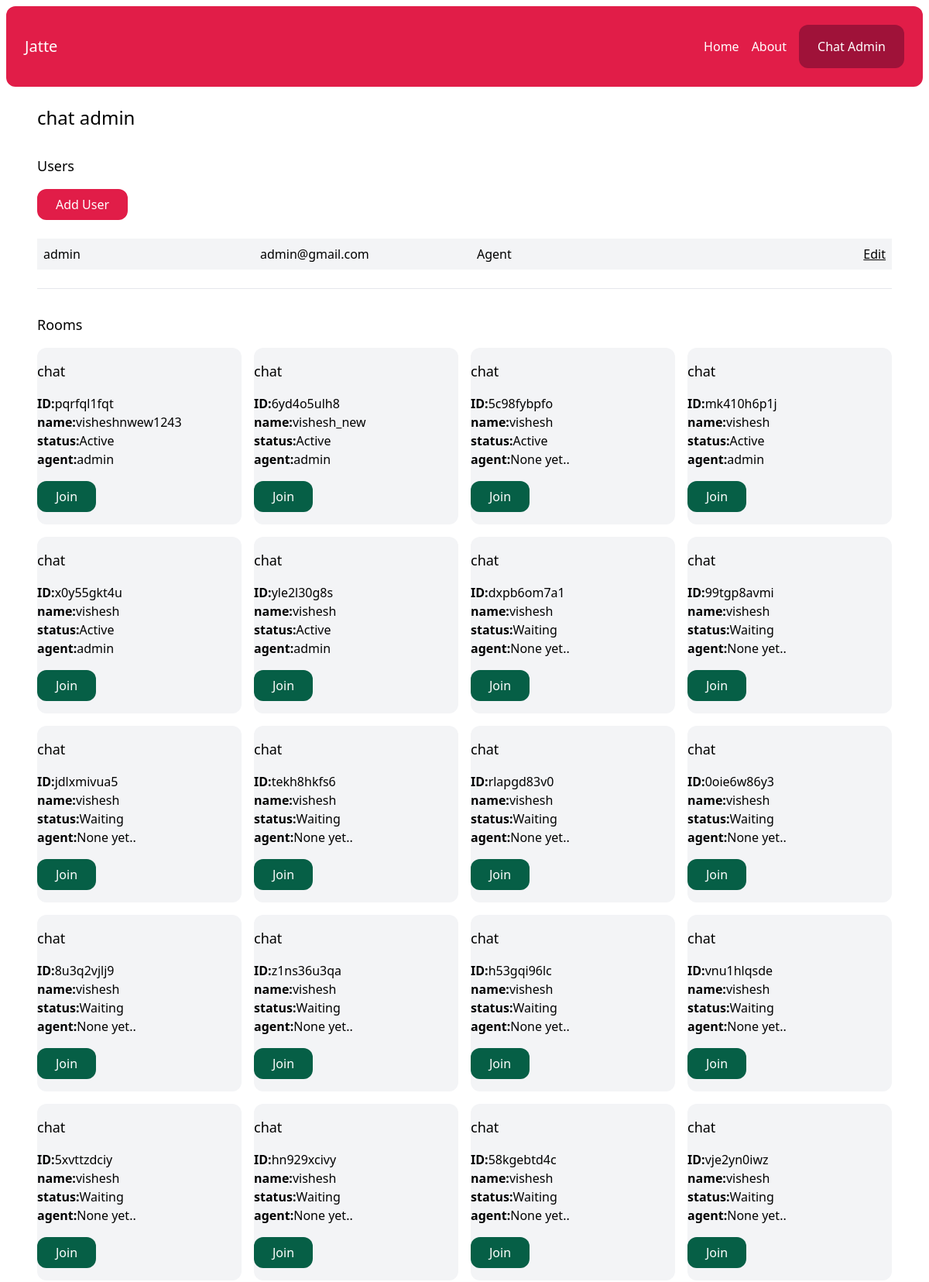
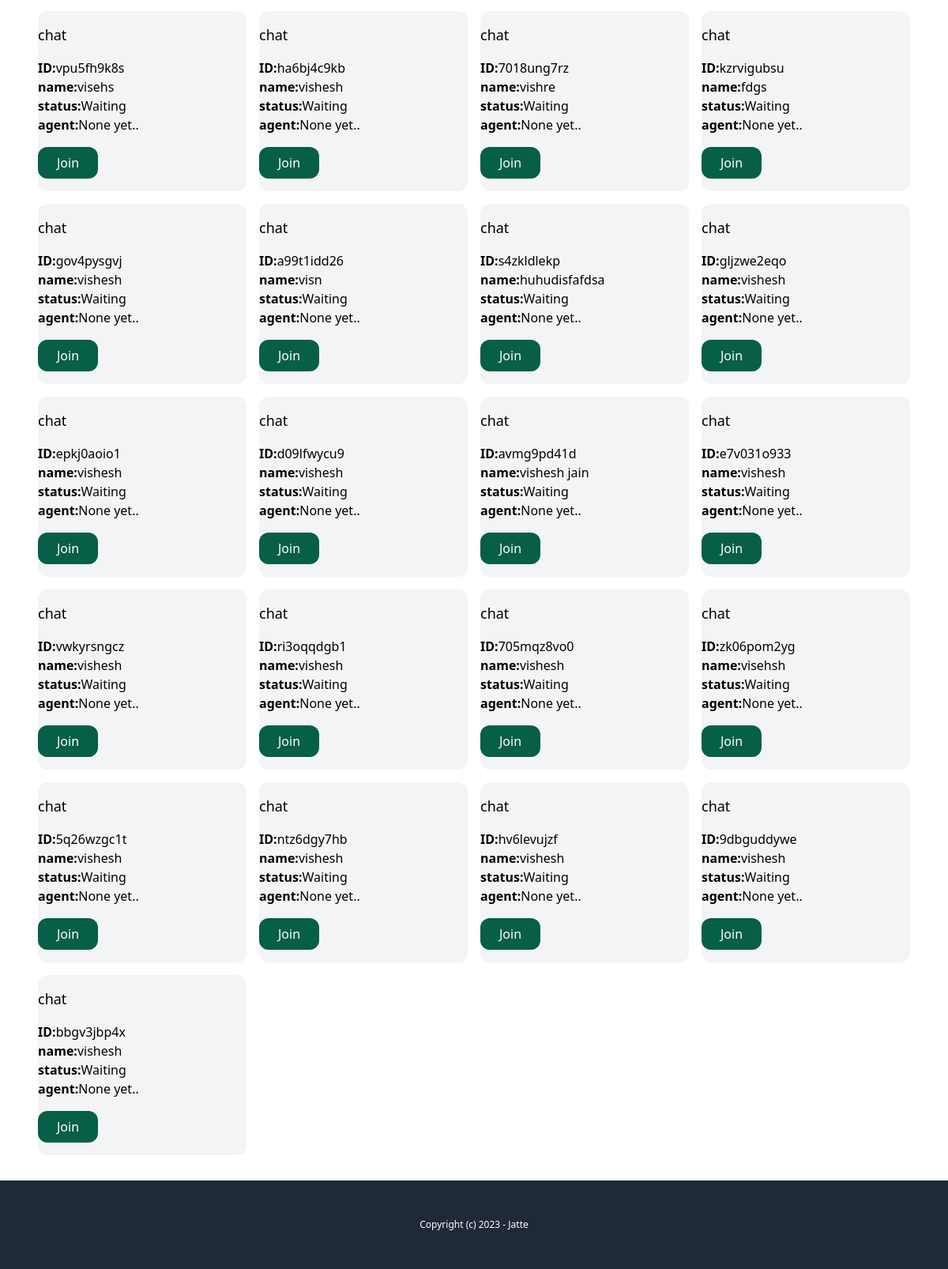
Page /chat-admin/ (signed in) on the committed database (2 pictures, top to bottom).
### account/models.py (models this page shows)
class User(AbstractBaseUser, PermissionsMixin):
    AGENT = 'agent'
    MANAGER = 'manager'
    ROLES_CHOICES = (
        (AGENT, 'Agent'),
        (MANAGER, 'Manager'),
    )
    id = models.UUIDField(primary_key=True, default=uuid.uuid4, editable=False)
    email = models.EmailField(unique=True)
    name = models.CharField(max_length=255, blank=True, default='')
    role = models.CharField(max_length=20, choices=ROLES_CHOICES, default=AGENT)
    is_active = models.BooleanField(default=True)
    is_superuser = models.BooleanField(default=False)
    is_staff = models.BooleanField(default=False)
    date_joined = models.DateTimeField(default=timezone.now)
    last_login = models.DateTimeField(blank=True, null=True)
    objects = CustomUserManager()
    USERNAME_FIELD = 'email'
    EMAIL_FIELD = 'email'
    REQUIRED_FIELDS = ['name']

### chat/models.py (models this page shows, shortened)
class Room(models.Model):
    WAITING='waiting'
    ACTIVE='active'
    CLOSED='closed'
    choices_status=(
        (WAITING,'Waiting'),
        (ACTIVE,'Active'),
        (CLOSED,'Closed')
    )
    uuid=models.CharField(max_length=255)
    client=models.CharField(max_length=255)
    agent=models.ForeignKey(User,null=True,blank=True,on_delete=models.SET_NULL)
    messages=models.ManyToManyField(Messages,blank=True)
    url=models.CharField(max_length=200,blank=True)
    status=models.CharField(max_length=20,choices=choices_status,default=WAITING)
    created_at=models.DateTimeField(auto_now_add=True)
    class Meta:
        ordering=('-created_at',)

### chat/views.py (the view)
# urls.py: path('chat-admin/',views.admin,name='admin'),
@login_required
def admin(request):
    room=Room.objects.all()
    users=User.objects.filter(is_staff=True)
    return render(request,'chat/admin.html',{
        'room':room,
        'users':users
    })

### chat/templates/chat/admin.html
{% extends 'core/base.html' %}
{% block content %}
<h1 class="text-2xl">chat admin</h1>
{% if perms.user.add_user %}
    <div class="mt-8 ">
        <h2 class="mb-4 text-lg">
            Users
        </h2>
        <a href="#" class="inline-block py-2 px-6 bg-rose-600 text-white rounded-xl">Add User</a>
        <div class="mt-6">
            {% for user in users %}
                <div class="grid grid-cols-4 gap-4 py-2 {% cycle 'bg-gray-100' '' %}">
                    <p class="px-2">
                        {{user.name}}
                    </p>
                    <p class="px-2">
                        {{user.email}}
                    </p>
                    <p class="px-2">
                        {{user.get_role_display}}
                    </p>
                    <p class="px-2 text-right">
                        <a href="#" class="underline">Edit</a>
                    </p>
                </div>
            {% endfor %}
        </div>
    </div>
{% endif %}
<hr class="my-6">
<div class="mt-8">
    <h2 class="mb-4 text-lg">Rooms</h2>
    {% include 'chat/partials/room_list.html' %}
</div>
{% endblock %}

### core/templates/core/base.html (shortened to what this page needs)
{% load static %}
<!doctype html>
<html>
    <head>
        <script src="https://cdn.tailwindcss.com"></script>
        <link rel="stylesheet" type="text/css" href="{% static 'css/main.min.css' %}">
    </head>
    <body>
        <div class="p-2">
            <nav class="p-6 bg-rose-600 text-white flex justify-between items-center rounded-xl">
                <a href="{% url 'core:index' %}" class="text-xl">Jatte</a>
                <div class="flex items-center space-x-4">
                    <a href="{% url 'core:index' %}">Home</a>
                    <a href="{% url 'core:about' %}">About</a>
                    {% if request.user.is_authenticated %}
                    <a href="{% url 'admin' %}" class="inline-block py-4 px-6 bg-rose-800 text-white rounded-xl">Chat Admin</a>
                    {% endif %}
                </div>
            </nav>
            <main class="max-w-6xl mx-auto p-6">
                {% block content %}
                {% endblock %}
            </main>
        </div>
        <footer class="py-12 px-6 bg-gray-800 text-white text-center text-xs">
            <p>Copyright (c) 2023 - Jatte</p>
        </footer>
    </body>
</html>

### chat/templates/chat/partials/room_list.html
<div class="grid grid-cols-4 gap-4 ">
        {% for ro in room %}
            <div class="py-4 rounded-xl {% if room.status == 'waiting' %} bg-emerald-100 {% elif room.status == 'active' %} bg-yellow-100 {% else %} bg-gray-100 {% endif %}">
                <h3 class="mb-4 text-lg"> chat</h3>
                <p>
                    <b>ID:</b>{{ro.uuid}} <br>
                    <b>name:</b>{{ro.client}} <br>
                    <b>status:</b>{{ro.get_status_display}} <br>
                    <b>agent:</b>{% firstof ro.agent.name 'None yet..' %} <br>
                </p>
                <a href="{% url 'room' ro.uuid%}" class="mt-4 inline-block py-2 px-6 bg-emerald-800 text-white rounded-xl">Join </a>
            </div>
        {% endfor %}
</div>

### rows in the picture
User: name "admin", email "admin@gmail.com", role "Agent"
Room: uuid "pqrfql1fqt", client "visheshnwew1243", status "Active", agent.name "admin"
Room: uuid "6yd4o5ulh8", client "vishesh_new", status "Active", agent.name "admin"
Room: uuid "5c98fybpfo", client "vishesh", status "Active", agent "None yet.."
Room: uuid "mk410h6p1j", client "vishesh", status "Active", agent.name "admin"
Room: uuid "x0y55gkt4u", client "vishesh", status "Active", agent.name "admin"
Room: uuid "yle2l30g8s", client "vishesh", status "Active", agent.name "admin"
Room: uuid "dxpb6om7a1", client "vishesh", status "Waiting", agent "None yet.."
Room: uuid "99tgp8avmi", client "vishesh", status "Waiting", agent "None yet.."
Room: uuid "jdlxmivua5", client "vishesh", status "Waiting", agent "None yet.."
Room: uuid "tekh8hkfs6", client "vishesh", status "Waiting", agent "None yet.."
Room: uuid "rlapgd83v0", client "vishesh", status "Waiting", agent "None yet.."
Room: uuid "0oie6w86y3", client "vishesh", status "Waiting", agent "None yet.."
Room: uuid "8u3q2vjlj9", client "vishesh", status "Waiting", agent "None yet.."
Room: uuid "z1ns36u3qa", client "vishesh", status "Waiting", agent "None yet.."
Room: uuid "h53gqi96lc", client "vishesh", status "Waiting", agent "None yet.."
Room: uuid "vnu1hlqsde", client "vishesh", status "Waiting", agent "None yet.."
Room: uuid "5xvttzdciy", client "vishesh", status "Waiting", agent "None yet.."
Room: uuid "hn929xcivy", client "vishesh", status "Waiting", agent "None yet.."
Room: uuid "58kgebtd4c", client "vishesh", status "Waiting", agent "None yet.."
Room: uuid "vje2yn0iwz", client "vishesh", status "Waiting", agent "None yet.."
Room: uuid "vpu5fh9k8s", client "visehs", status "Waiting", agent "None yet.."
Room: uuid "ha6bj4c9kb", client "vishesh", status "Waiting", agent "None yet.."
Room: uuid "7018ung7rz", client "vishre", status "Waiting", agent "None yet.."
Room: uuid "kzrvigubsu", client "fdgs", status "Waiting", agent "None yet.."
Room: uuid "gov4pysgvj", client "vishesh", status "Waiting", agent "None yet.."
Room: uuid "a99t1idd26", client "visn", status "Waiting", agent "None yet.."
Room: uuid "s4zkldlekp", client "huhudisfafdsa", status "Waiting", agent "None yet.."
Room: uuid "gljzwe2eqo", client "vishesh", status "Waiting", agent "None yet.."
Room: uuid "epkj0aoio1", client "vishesh", status "Waiting", agent "None yet.."
Room: uuid "d09lfwycu9", client "vishesh", status "Waiting", agent "None yet.."
Room: uuid "avmg9pd41d", client "vishesh jain", status "Waiting", agent "None yet.."
Room: uuid "e7v031o933", client "vishesh", status "Waiting", agent "None yet.."
Room: uuid "vwkyrsngcz", client "vishesh", status "Waiting", agent "None yet.."
Room: uuid "ri3oqqdgb1", client "vishesh", status "Waiting", agent "None yet.."
Room: uuid "705mqz8vo0", client "vishesh", status "Waiting", agent "None yet.."
Room: uuid "zk06pom2yg", client "visehsh", status "Waiting", agent "None yet.."
Room: uuid "5q26wzgc1t", client "vishesh", status "Waiting", agent "None yet.."
Room: uuid "ntz6dgy7hb", client "vishesh", status "Waiting", agent "None yet.."
Room: uuid "hv6levujzf", client "vishesh", status "Waiting", agent "None yet.."
Room: uuid "9dbguddywe", client "vishesh", status "Waiting", agent "None yet.."
Room: uuid "bbgv3jbp4x", client "vishesh", status "Waiting", agent "None yet.."
